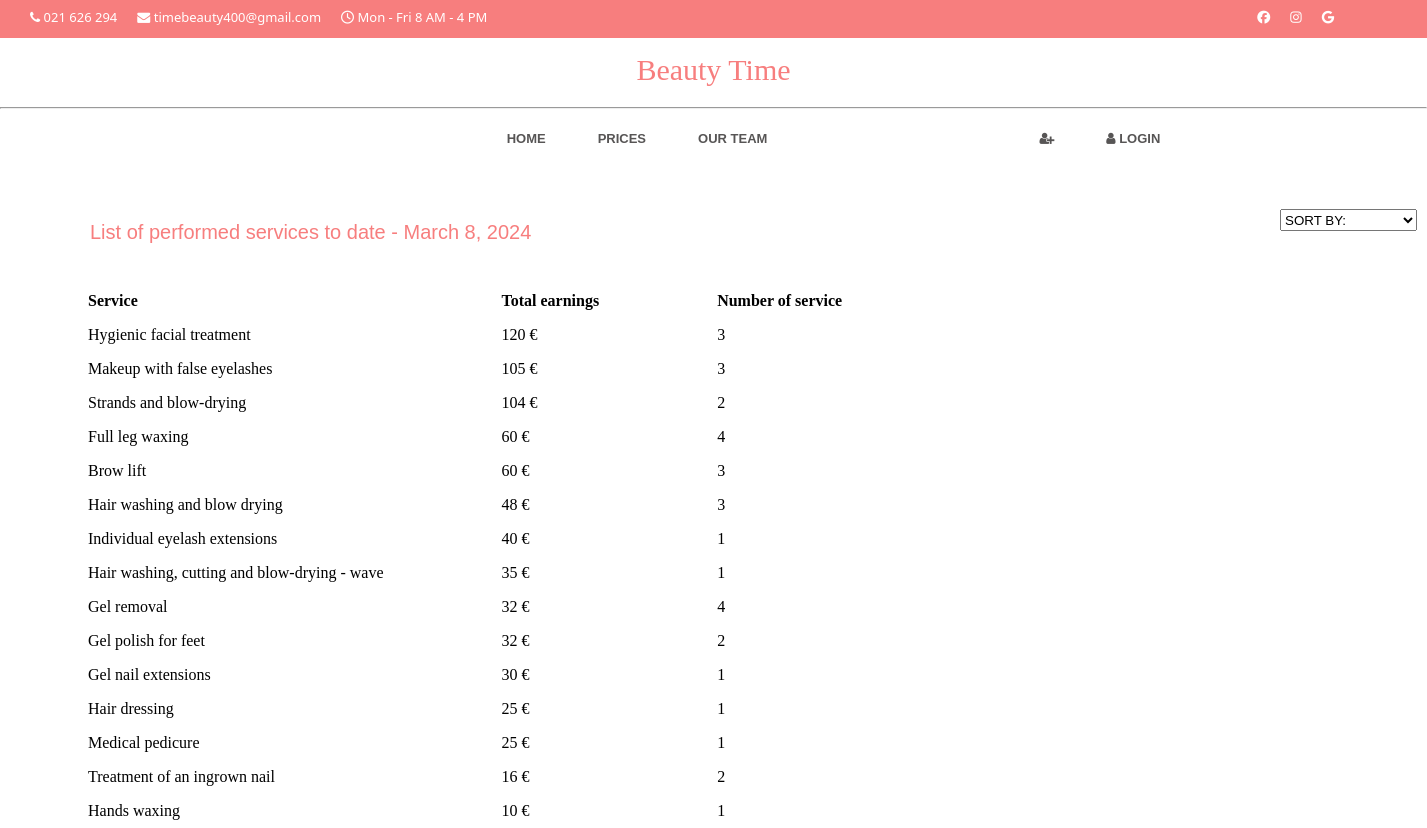
The page /best_selling_services_price/ on the database its author committed.
### app1/models.py (models this page shows, shortened)
class Service(models.Model):
    name = models.CharField(max_length=255)
    price = models.DecimalField(max_digits=10, decimal_places=2, blank=False)
    category = models.ForeignKey(ServiceCategory, on_delete=models.CASCADE, blank=True, null=True) #stupac u bazi moze biti prazan
    service_duration = models.DurationField()

### app1/views.py (the view)
# urls.py: path('best_selling_services_price/', views.get_best_selling_services_price, name = 'best_selling_services_price'),
def get_best_selling_services_price(request):
    all_services = Service.objects.all()
    services_data = all_services.filter(service__date__lt=date.today() ).annotate(
        total_earnings=Sum('service__service__price'), #service - related name na appointment
        total_appointments=Count('service')
    )
    sorted_services = services_data.order_by('-total_earnings')
    return render(request, 'best_selling_services.html', {'services':sorted_services, 'today':date.today()})

### app1/templates/best_selling_services.html (shortened to what this page needs)
{% extends 'base.html' %}
{% block best_selling_services_block %}
<div id="sortOption">
    <select name="sort_options" id="sort" onchange="location = this.value;">
        <option disabled selected>SORT BY:</option>
    </select>
</div>
<h2 id="best_service_t2">List of performed services to date - {{today}}</h2>
<table id="statistics_table_price" class="spaced-table">
    <tr>
        <th>Service</th>
        <th>Total earnings</th>
        <th>Number of service</th>
    </tr>
{% for service in services %}
    <tr>
        <td>{{service.name}}</td>
        <td>{{service.total_earnings}} €</td>
        <td>{{service.total_appointments}}</td>
    </tr>
{% endfor %}
</table>
{% endblock %}

### app1/static/css/style.css (style rules this page uses)
#sortOption { position: relative; margin-left: 100px; bottom: 80px; }
table, th, td { padding: 5px; }
table { border-spacing: 15px; }
th { text-align: left; }

### app1/templates/base.html (style rules this page uses)
* { margin: 0; padding: 0; }

### app1/templates/best_selling_services.html (style rules this page uses)
#best_service_t2 { font-family: Arial, Helvetica, sans-serif; font-weight: 400; font-size: 20px; color: #f77e7e; position: relative; margin-left: 90px; top: 80px; }
#statistics_table_price { position: relative; margin-left: 80px; top: 120px; font-size: 16px; }
#sortOption { position: relative; margin-left: 1280px; bottom: -90px; }
#sort { height: 22px; }
.spaced-table { border-collapse: collapse; }
.spaced-table th, .spaced-table td { padding: 8px; }
.spaced-table th:not(:last-child), .spaced-table td:not(:last-child) { padding-right: 110px; }

### rows shown on the page
Service: name "Hygienic facial treatment", total_earnings "120", total_appointments "3"
Service: name "Makeup with false eyelashes", total_earnings "105", total_appointments "3"
Service: name "Strands and blow-drying", total_earnings "104", total_appointments "2"
Service: name "Full leg waxing", total_earnings "60", total_appointments "4"
Service: name "Brow lift", total_earnings "60", total_appointments "3"
Service: name "Hair washing and blow drying", total_earnings "48", total_appointments "3"
Service: name "Individual eyelash extensions", total_earnings "40", total_appointments "1"
Service: name "Hair washing, cutting and blow-drying - wave", total_earnings "35", total_appointments "1"
Service: name "Gel removal", total_earnings "32", total_appointments "4"
Service: name "Gel polish for feet", total_earnings "32", total_appointments "2"
Service: name "Gel nail extensions", total_earnings "30", total_appointments "1"
Service: name "Hair dressing", total_earnings "25", total_appointments "1"
Service: name "Medical pedicure", total_earnings "25", total_appointments "1"
Service: name "Treatment of an ingrown nail", total_earnings "16", total_appointments "2"
Service: name "Hands waxing", total_earnings "10", total_appointments "1"
